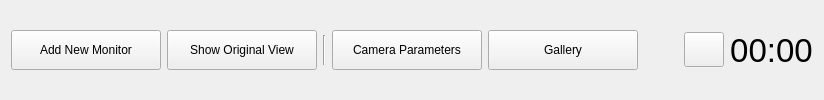
       <widget class="QFrame" name="frame">
        <layout class="QHBoxLayout" name="horizontalLayout_13">
         <item>
          <widget class="QPushButton" name="addButton">
           <property name="minimumSize">
            <size>
             <width>150</width>
             <height>40</height>
            </size>
           </property>
           <property name="autoFillBackground">
            <bool>false</bool>
           </property>
           <property name="text">
            <string>Add New Monitor</string>
           </property>
           <property name="iconSize">
            <size>
             <width>20</width>
             <height>20</height>
            </size>
           </property>
          </widget>
         </item>
         <item>
          <widget class="QPushButton" name="fisheyeButton">
           <property name="minimumSize">
            <size>
             <width>150</width>
             <height>40</height>
            </size>
           </property>
           <property name="text">
            <string>Show Original View</string>
           </property>
          </widget>
         </item>
         <item>
          <widget class="Line" name="line">
           <property name="maximumSize">
            <size>
             <width>16777215</width>
             <height>30</height>
            </size>
           </property>
           <property name="orientation">
            <enum>Qt::Vertical</enum>
           </property>
          </widget>
         </item>
         <item>
          <widget class="QPushButton" name="paramButton">
           <property name="minimumSize">
            <size>
             <width>150</width>
             <height>40</height>
            </size>
           </property>
           <property name="text">
            <string>Camera Parameters</string>
           </property>
          </widget>
         </item>
         <item>
          <widget class="QPushButton" name="capturedButton">
           <property name="minimumSize">
            <size>
             <width>150</width>
             <height>40</height>
            </size>
           </property>
           <property name="text">
            <string>Gallery</string>
           </property>
          </widget>
         </item>
         <item>
          <spacer name="horizontalSpacer">
           <property name="orientation">
            <enum>Qt::Horizontal</enum>
           </property>
           <property name="sizeHint" stdset="0">
            <size>
             <width>40</width>
             <height>20</height>
            </size>
           </property>
          </spacer>
         </item>
         <item>
          <widget class="QPushButton" name="recordMonitorButton">
           <property name="minimumSize">
            <size>
             <width>30</width>
             <height>30</height>
            </size>
           </property>
           <property name="maximumSize">
            <size>
             <width>40</width>
             <height>35</height>
            </size>
           </property>
           <property name="layoutDirection">
            <enum>Qt::LeftToRight</enum>
           </property>
           <property name="autoFillBackground">
            <bool>false</bool>
           </property>
           <property name="text">
            <string/>
           </property>
           <property name="icon">
            <iconset resource="resources/surveillance.qrc">
             <normaloff>:/icon/record.png</normaloff>
             <normalon>:/icon/stop.png</normalon>:/icon/record.png</iconset>
           </property>
           <property name="iconSize">
            <size>
             <width>25</width>
             <height>25</height>
            </size>
           </property>
           <property name="checkable">
            <bool>true</bool>
           </property>
          </widget>
         </item>
         <item>
          <widget class="QLabel" name="dateTime">
           <property name="minimumSize">
            <size>
             <width>50</width>
             <height>0</height>
            </size>
           </property>
           <property name="maximumSize">
            <size>
             <width>16777215</width>
             <height>40</height>
            </size>
           </property>
           <property name="font">
            <font>
             <pointsize>25</pointsize>
            </font>
           </property>
           <property name="text">
            <string>00:00</string>
           </property>
           <property name="alignment">
            <set>Qt::AlignCenter</set>
           </property>
          </widget>
         </item>
        </layout>
       </widget>
